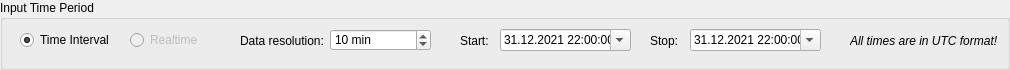
       <widget class="QGroupBox" name="groupCalcType">
        <property name="sizePolicy">
         <sizepolicy hsizetype="Preferred" vsizetype="Fixed">
          <horstretch>0</horstretch>
          <verstretch>0</verstretch>
         </sizepolicy>
        </property>
        <property name="minimumSize">
         <size>
          <width>0</width>
          <height>70</height>
         </size>
        </property>
        <property name="sizeIncrement">
         <size>
          <width>0</width>
          <height>0</height>
         </size>
        </property>
        <property name="baseSize">
         <size>
          <width>0</width>
          <height>0</height>
         </size>
        </property>
        <property name="title">
         <string>Input Time Period</string>
        </property>
        <widget class="QRadioButton" name="radioRealtime">
         <property name="enabled">
          <bool>false</bool>
         </property>
         <property name="geometry">
          <rect>
           <x>130</x>
           <y>30</y>
           <width>69</width>
           <height>20</height>
          </rect>
         </property>
         <property name="text">
          <string>Realtime</string>
         </property>
        </widget>
        <widget class="QRadioButton" name="radioTimeint">
         <property name="geometry">
          <rect>
           <x>20</x>
           <y>30</y>
           <width>89</width>
           <height>20</height>
          </rect>
         </property>
         <property name="text">
          <string>Time Interval</string>
         </property>
         <property name="checked">
          <bool>true</bool>
         </property>
        </widget>
        <widget class="QSpinBox" name="spinTimestep">
         <property name="geometry">
          <rect>
           <x>330</x>
           <y>29</y>
           <width>101</width>
           <height>22</height>
          </rect>
         </property>
         <property name="toolTip">
          <string/>
         </property>
         <property name="wrapping">
          <bool>false</bool>
         </property>
         <property name="suffix">
          <string> min</string>
         </property>
         <property name="prefix">
          <string/>
         </property>
         <property name="minimum">
          <number>1</number>
         </property>
         <property name="maximum">
          <number>1440</number>
         </property>
         <property name="value">
          <number>10</number>
         </property>
        </widget>
        <widget class="QLabel" name="label">
         <property name="geometry">
          <rect>
           <x>240</x>
           <y>20</y>
           <width>91</width>
           <height>41</height>
          </rect>
         </property>
         <property name="text">
          <string>Data resolution:</string>
         </property>
        </widget>
        <widget class="QDateTimeEdit" name="dateTimeStart">
         <property name="geometry">
          <rect>
           <x>500</x>
           <y>29</y>
           <width>131</width>
           <height>22</height>
          </rect>
         </property>
         <property name="dateTime">
          <datetime>
           <hour>22</hour>
           <minute>0</minute>
           <second>0</second>
           <year>2021</year>
           <month>12</month>
           <day>31</day>
          </datetime>
         </property>
         <property name="time">
          <time>
           <hour>22</hour>
           <minute>0</minute>
           <second>0</second>
          </time>
         </property>
         <property name="maximumTime">
          <time>
           <hour>5</hour>
           <minute>59</minute>
           <second>59</second>
          </time>
         </property>
         <property name="minimumTime">
          <time>
           <hour>6</hour>
           <minute>0</minute>
           <second>0</second>
          </time>
         </property>
         <property name="displayFormat">
          <string>dd.MM.yyyy HH:mm:ss</string>
         </property>
         <property name="calendarPopup">
          <bool>true</bool>
         </property>
         <property name="timeSpec">
          <enum>Qt::UTC</enum>
         </property>
        </widget>
        <widget class="QDateTimeEdit" name="dateTimeStop">
         <property name="geometry">
          <rect>
           <x>690</x>
           <y>29</y>
           <width>131</width>
           <height>22</height>
          </rect>
         </property>
         <property name="dateTime">
          <datetime>
           <hour>22</hour>
           <minute>0</minute>
           <second>0</second>
           <year>2021</year>
           <month>12</month>
           <day>31</day>
          </datetime>
         </property>
         <property name="time">
          <time>
           <hour>22</hour>
           <minute>0</minute>
           <second>0</second>
          </time>
         </property>
         <property name="maximumTime">
          <time>
           <hour>5</hour>
           <minute>59</minute>
           <second>59</second>
          </time>
         </property>
         <property name="minimumTime">
          <time>
           <hour>6</hour>
           <minute>0</minute>
           <second>0</second>
          </time>
         </property>
         <property name="displayFormat">
          <string>dd.MM.yyyy HH:mm:ss</string>
         </property>
         <property name="calendarPopup">
          <bool>true</bool>
         </property>
         <property name="timeSpec">
          <enum>Qt::UTC</enum>
         </property>
        </widget>
        <widget class="QLabel" name="label_2">
         <property name="geometry">
          <rect>
           <x>460</x>
           <y>20</y>
           <width>31</width>
           <height>41</height>
          </rect>
         </property>
         <property name="text">
          <string>Start:</string>
         </property>
        </widget>
        <widget class="QLabel" name="label_3">
         <property name="geometry">
          <rect>
           <x>650</x>
           <y>20</y>
           <width>31</width>
           <height>41</height>
          </rect>
         </property>
         <property name="text">
          <string>Stop:</string>
         </property>
        </widget>
        <widget class="QLabel" name="label_4">
         <property name="geometry">
          <rect>
           <x>850</x>
           <y>20</y>
           <width>151</width>
           <height>41</height>
          </rect>
         </property>
         <property name="font">
          <font>
           <weight>50</weight>
           <italic>true</italic>
           <bold>false</bold>
           <underline>false</underline>
          </font>
         </property>
         <property name="text">
          <string>All times are in UTC format!</string>
         </property>
        </widget>
       </widget>
